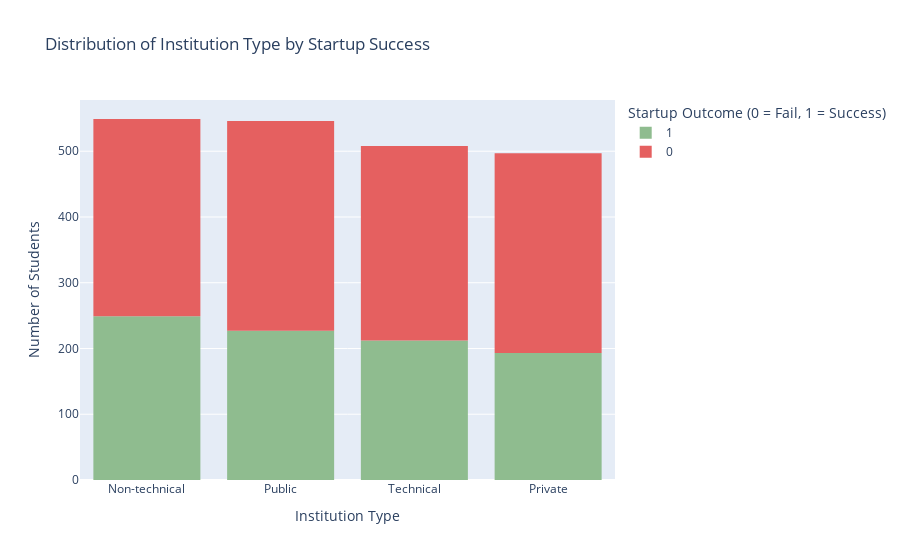

Notebook source saved alongside this figure:
### Code cell
sorted_institution_types = df['institution_type'].value_counts().index

fig1 = px.histogram(df, 
                    x='institution_type', 
                    color='success_label',
                    title='Distribution of Institution Type by Startup Success',
                    labels={'institution_type': 'Institution Type', 
                            'success_label': 'Startup Outcome (0 = Fail, 1 = Success)', 
                            'count': 'Number of Students'},
                    color_discrete_map={0: '#e56060', 1: '#8fbc8f'},
                    category_orders={'institution_type': sorted_institution_types})  # Sorted by counts

fig1.update_layout(
    xaxis_title="Institution Type",
    yaxis_title="Number of Students",
    xaxis=dict(tickmode='array', tickvals=sorted_institution_types)
)

fig1.show()

### Figure 1 — Plotly figure (JSON) as saved in the notebook; plotly's stock layout.template omitted (floating-point values rounded to 4 significant figures; data arrays with more than 128 entries replaced by an {"elided": "..."} marker saying what was removed)
{"data": [{"bingroup": "x", "hovertemplate": "Startup Outcome (0 = Fail, 1 = Success)=1<br>Institution Type=%{x}<br>count=%{y}<extra></extra>", "legendgroup": "1", "marker": {"color": "#8fbc8f", "pattern": {"shape": ""}}, "name": "1", "orientation": "v", "showlegend": true, "type": "histogram", "x": {"elided": "881 str values"}, "xaxis": "x", "yaxis": "y"}, {"bingroup": "x", "hovertemplate": "Startup Outcome (0 = Fail, 1 = Success)=0<br>Institution Type=%{x}<br>count=%{y}<extra></extra>", "legendgroup": "0", "marker": {"color": "#e56060", "pattern": {"shape": ""}}, "name": "0", "orientation": "v", "showlegend": true, "type": "histogram", "x": {"elided": "1219 str values"}, "xaxis": "x", "yaxis": "y"}], "layout": {"barmode": "relative", "legend": {"title": {"text": "Startup Outcome (0 = Fail, 1 = Success)"}, "tracegroupgap": 0}, "title": {"text": "Distribution of Institution Type by Startup Success"}, "xaxis": {"anchor": "y", "categoryarray": ["Non-technical", "Public", "Technical", "Private"], "categoryorder": "array", "domain": [0, 1], "tickmode": "array", "tickvals": ["Non-technical", "Public", "Technical", "Private"], "title": {"text": "Institution Type"}}, "yaxis": {"anchor": "x", "domain": [0, 1], "title": {"text": "Number of Students"}}}}
